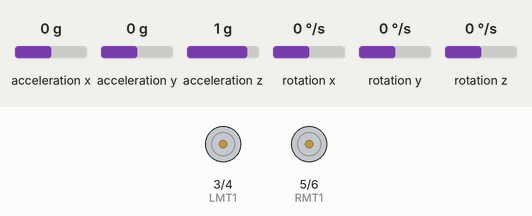
This sketch was run on a simulated Arduino Uno, built with avr-gcc and run on an emulated ATmega328P. On the bench: motor-driver pin pairs drawn as motors (green arrow = first pin HIGH = forward, orange = second pin HIGH = backward, longer = more drive). The inputs (shaded band) are chosen by the test bench; at power-on: acceleration x 0 g, acceleration y 0 g, acceleration z 1 g, rotation x 0 °/s, rotation y 0 °/s, rotation z 0 °/s. What the sketch prints to the serial monitor is not drawn.

Above: at 1.2 s.
1.3 s: acceleration x set to -0.4 g
At 2.3 s:
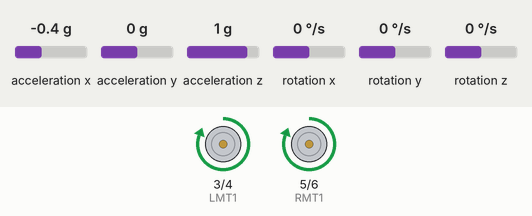
2.8 s: acceleration x set to 1.4 g
At 3.4 s:
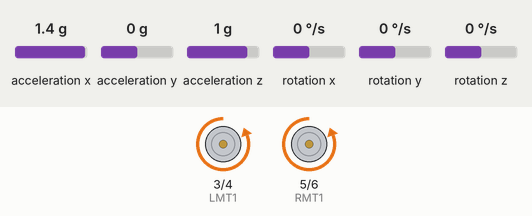
4.3 s: acceleration y set to -1.4 g
At 4.9 s:
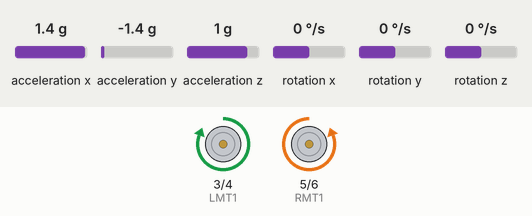
5.8 s: acceleration y set to 0.3 g
At 6.4 s:
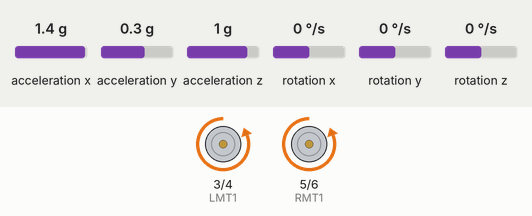
8.8 s: acceleration y set to 0.6 g
At 9.8 s:
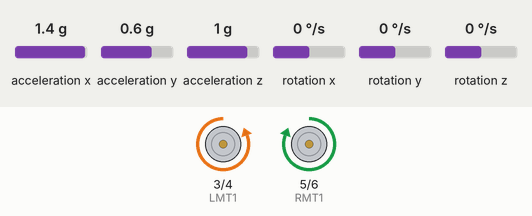
10.3 s: acceleration y set to -0.6 g
At 11.4 s:
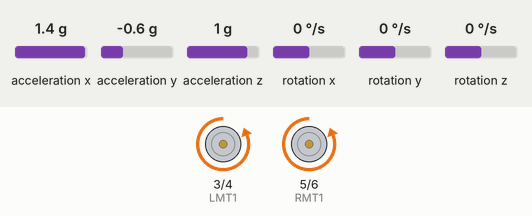
13.3 s: acceleration y set to -0.9 g
Timing chart, 0 to 51.8 s (numbered marks = the images above; inputs shaded):
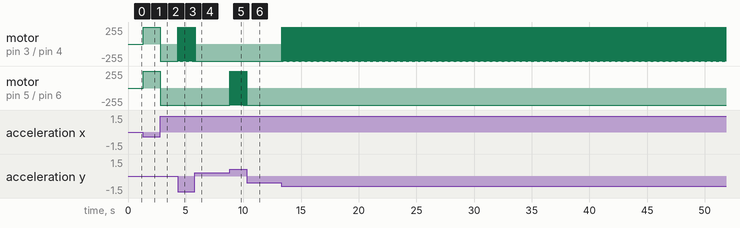

Measured:
- the behaviour switches between -0.2 and -0.3 g on acceleration x (found by bisection; images 0 and 1)
- the behaviour switches between 0.4 and 0.5 g on acceleration y (found by bisection; images 4 and 5)
- after the input at 1.3 s, motor on pin 3 (LMT1) / pin 4 (LMT2), motor on pin 5 (RMT1) / pin 6 (RMT2): stopped → forward 255/255 at once
- after the input at 2.8 s, motor on pin 3 (LMT1) / pin 4 (LMT2), motor on pin 5 (RMT1) / pin 6 (RMT2): forward 255/255 → backward 255/255 at once
- after the input at 4.3 s, motor on pin 3 (LMT1) / pin 4 (LMT2): alternates forward 255/255 for 0.01 s and backward 255/255 for 0.01 s, starting at once
- after the input at 5.8 s, motor on pin 3 (LMT1) / pin 4 (LMT2): goes on until 5.8 s, then stays backward 255/255
- after the input at 8.8 s, motor on pin 5 (RMT1) / pin 6 (RMT2): alternates forward 255/255 for 0.01 s and backward 255/255 for 0.01 s, starting at once
- after the input at 10.3 s, motor on pin 5 (RMT1) / pin 6 (RMT2): goes on until 10.3 s, then stays backward 255/255
- after the input at 13.3 s, motor on pin 3 (LMT1) / pin 4 (LMT2): alternates forward 255/255 for 0.01 s and backward 255/255 for 0.01 s, starting at once

The sketch:

Transmiter.ino
```cpp
#include "I2Cdev.h"
#include "MPU6050.h"

#if I2CDEV_IMPLEMENTATION == I2CDEV_ARDUINO_WIRE
#include "Wire.h"
#endif
MPU6050 accelgyro;
int16_t ax, ay, az;
int16_t gx, gy, gz;
int LMT1=3,LMT2=4;
int RMT1=5,RMT2=6;


void setup()
{
#if I2CDEV_IMPLEMENTATION == I2CDEV_ARDUINO_WIRE
  Wire.begin();
#elif I2CDEV_IMPLEMENTATION == I2CDEV_BUILTIN_FASTWIRE
  Fastwire::setup(400, true);
#endif
  Serial.begin(9600);// giao tiếp Serial với baudrate 9600
  accelgyro.initialize();
  Serial.println(accelgyro.testConnection() ? "MPU6050 connection successful" : "MPU6050 connection failed");
  Serial.println("Ready.........");

 pinMode(LMT1,OUTPUT);          // Motors are declared as output
 pinMode(LMT2,OUTPUT);
 pinMode(RMT1,OUTPUT);
 pinMode(RMT2,OUTPUT);

}

void loop()
{
  accelgyro.getMotion6(&ax, &ay, &az, &gx, &gy, &gz);

  if ((ay < 9000) and (ay > -9000) and (ax < 12000) and (ax > -3000))
  {


  Serial.println("");
  Serial.println("STOP");
  digitalWrite(LMT1,LOW);
  digitalWrite(LMT2,LOW);
  digitalWrite(RMT1,HIGH);
  digitalWrite(RMT2,HIGH);

  }

  if (ax < -3800)
   {
   if (ay < -13000)
    {

      Serial.println("");
  Serial.println("Forward");
  digitalWrite(LMT1,HIGH);
  digitalWrite(LMT2,LOW);
  digitalWrite(RMT1,HIGH);
  digitalWrite(RMT2,LOW);
    }
    else if (ay > 8000)
    {

     Serial.println("");
  Serial.println("Forward");
  digitalWrite(LMT1,HIGH);
  digitalWrite(LMT2,LOW);
  digitalWrite(RMT1,HIGH);
  digitalWrite(RMT2,LOW);
    }
    else
    {

     Serial.println("");
  Serial.println("Forward");
  digitalWrite(LMT1,HIGH);
  digitalWrite(LMT2,LOW);
  digitalWrite(RMT1,HIGH);
  digitalWrite(RMT2,LOW);
    }
  }

  if (ay < -13000)
  {
    if (ax < -3800)
    {

      Serial.println("");
  Serial.println("Forward");
  digitalWrite(LMT1,HIGH);
  digitalWrite(LMT2,LOW);
  digitalWrite(RMT1,HIGH);
  digitalWrite(RMT2,LOW);
    }
    else
    {

    Serial.println("");
  Serial.println("Left");
  digitalWrite(LMT1,HIGH);
  digitalWrite(LMT2,LOW);
  digitalWrite(RMT1,LOW);
  digitalWrite(RMT2,HIGH);
    }
  }

  if (ay > 7000)
  {
    if (ax < -3800)
    {

      Serial.println("");
  Serial.println("Forward");
  digitalWrite(LMT1,HIGH);
  digitalWrite(LMT2,LOW);
  digitalWrite(RMT1,HIGH);
  digitalWrite(RMT2,LOW);
    }
    else
    {

  Serial.println("");
  Serial.println("Right");
  digitalWrite(LMT1,LOW);
  digitalWrite(LMT2,HIGH);
  digitalWrite(RMT1,HIGH);
  digitalWrite(RMT2,LOW);
    }
  }

  if (ax > 14000)
  {

  Serial.println("");
  Serial.println("Backward");
  digitalWrite(LMT1,LOW);
  digitalWrite(LMT2,HIGH);
  digitalWrite(RMT1,LOW);
  digitalWrite(RMT2,HIGH);
  }

}
```
